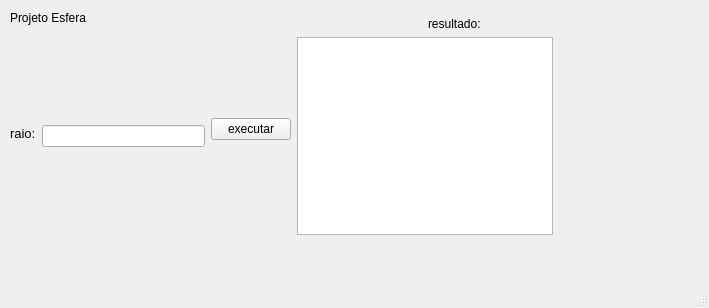
<?xml version="1.0" encoding="UTF-8"?>
<ui version="4.0">
 <class>MainWindow</class>
 <widget class="QMainWindow" name="MainWindow">
  <property name="geometry">
   <rect>
    <x>0</x>
    <y>0</y>
    <width>709</width>
    <height>308</height>
   </rect>
  </property>
  <property name="windowTitle">
   <string>MainWindow</string>
  </property>
  <widget class="QWidget" name="centralwidget">
   <widget class="QWidget" name="">
    <property name="geometry">
     <rect>
      <x>10</x>
      <y>10</y>
      <width>543</width>
      <height>225</height>
     </rect>
    </property>
    <layout class="QGridLayout" name="gridLayout">
     <item row="0" column="0" rowspan="3" colspan="5">
      <widget class="QLabel" name="label">
       <property name="text">
        <string>Projeto Esfera</string>
       </property>
      </widget>
     </item>
     <item row="1" column="4" rowspan="3">
      <widget class="QLabel" name="label_3">
       <property name="text">
        <string>resultado:</string>
       </property>
      </widget>
     </item>
     <item row="2" column="2" rowspan="3">
      <widget class="QPushButton" name="pushButton">
       <property name="text">
        <string>executar</string>
       </property>
      </widget>
     </item>
     <item row="3" column="0" rowspan="2">
      <widget class="QLabel" name="label_2">
       <property name="font">
        <font>
         <pointsize>10</pointsize>
        </font>
       </property>
       <property name="text">
        <string>raio:</string>
       </property>
      </widget>
     </item>
     <item row="4" column="1">
      <widget class="QLineEdit" name="lineEdit_raio"/>
     </item>
     <item row="4" column="3" colspan="2">
      <widget class="QTextEdit" name="textEdit_resultado"/>
     </item>
    </layout>
   </widget>
  </widget>
  <widget class="QMenuBar" name="menubar">
   <property name="geometry">
    <rect>
     <x>0</x>
     <y>0</y>
     <width>709</width>
     <height>26</height>
    </rect>
   </property>
  </widget>
  <widget class="QStatusBar" name="statusbar"/>
 </widget>
 <resources/>
 <connections/>
</ui>
